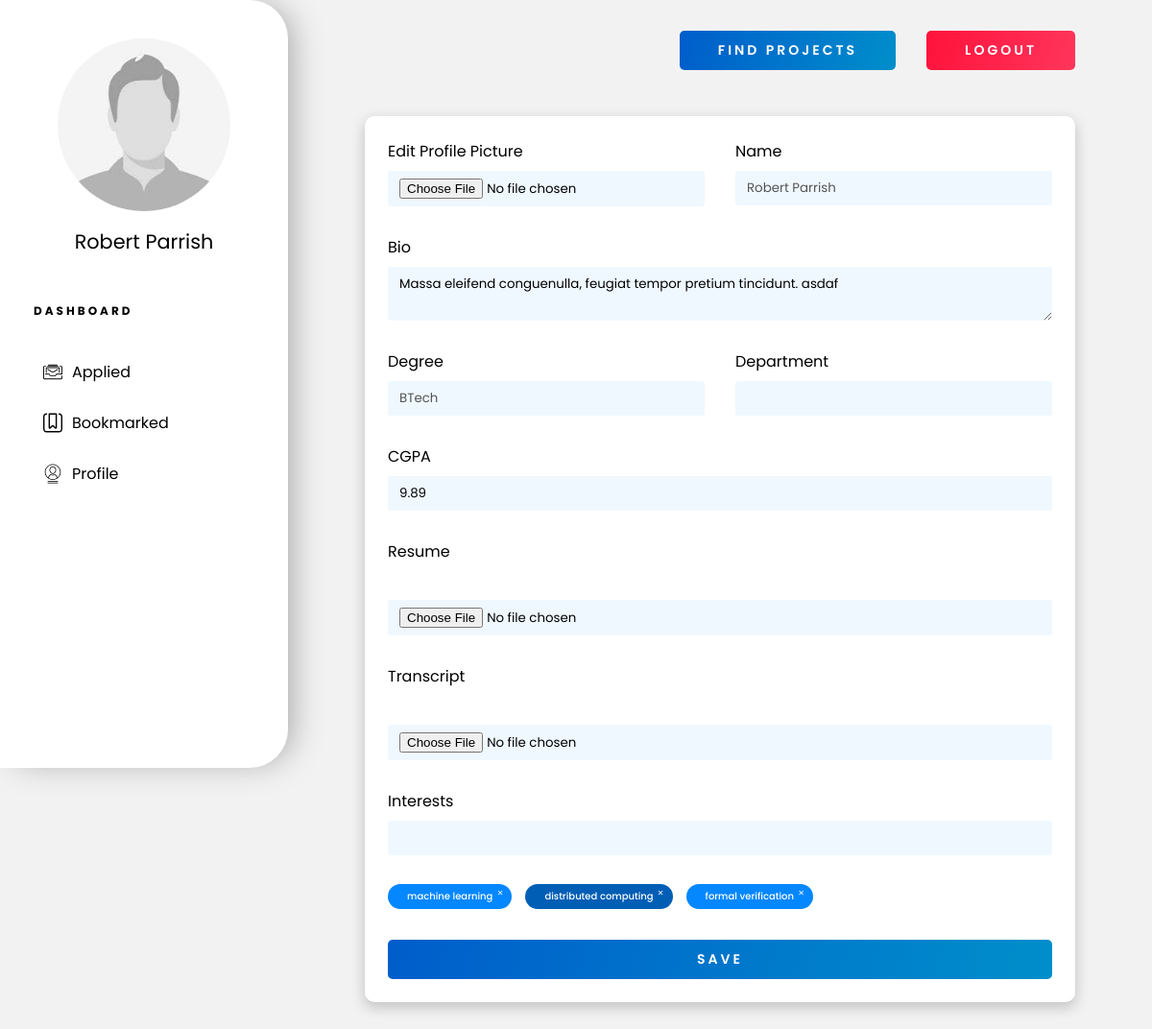
/students/profile/ (signed in), run on an earlier commit of the app's database.
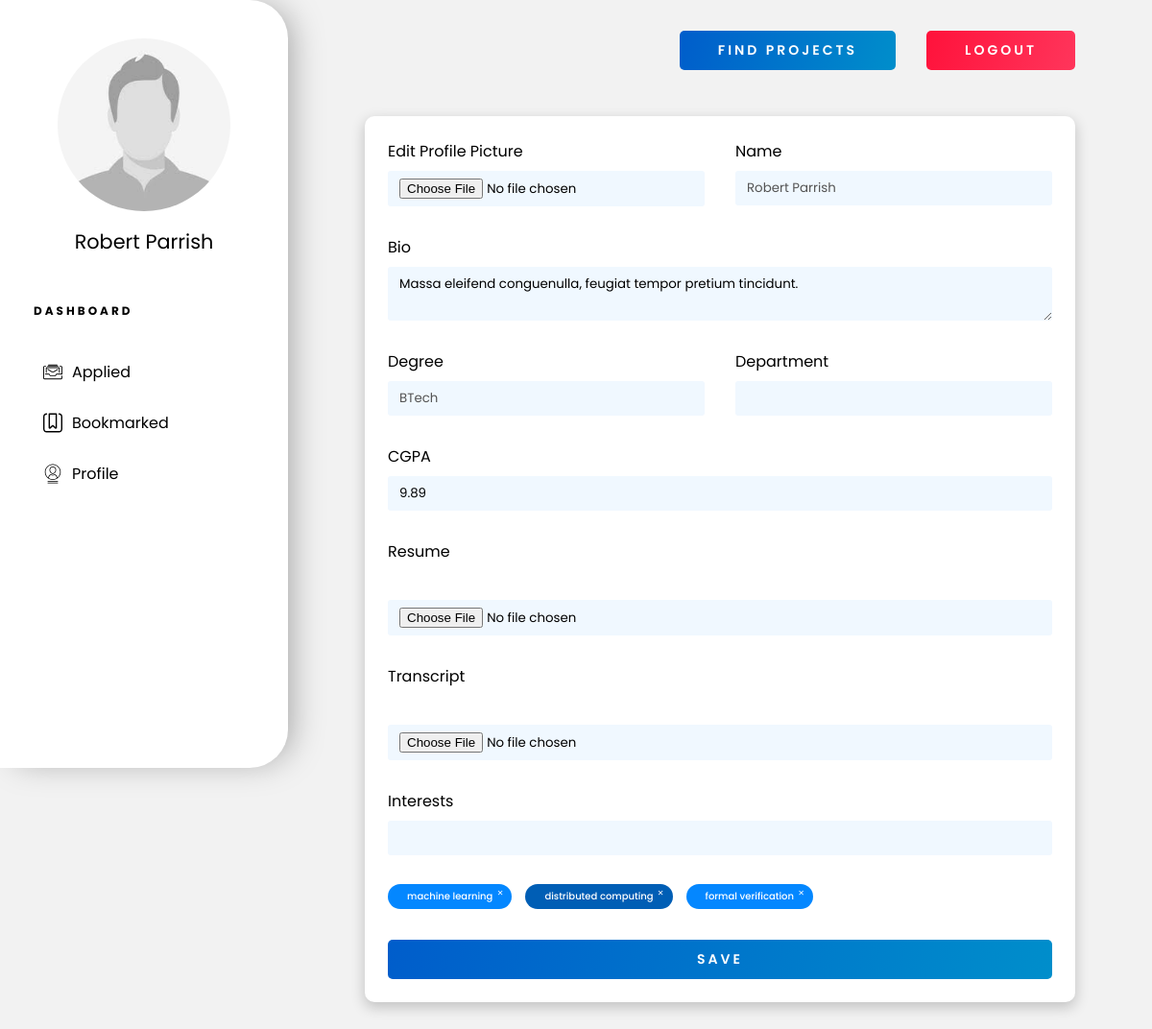
And on a later commit of the database.
### portal/models.py (models this page shows, shortened)
class Student(models.Model):
    user = models.ForeignKey(User, verbose_name=_(
        "Auth User"), on_delete=models.CASCADE)
    bio = models.TextField()
    degree = models.CharField(
        _("Degree"), choices=Degree.choices, max_length=50)
    cv = models.FileField(_("Resume"), upload_to=upload_cv,
                          storage=OverwriteStorage(), null=True)
    transcript = models.FileField(
        _("Transcripts"), upload_to=upload_transcript, storage=OverwriteStorage(), null=True)
    pic = models.FileField(
        _("Profile Pic"), upload_to=upload_pic, null=True, storage=OverwriteStorage(), blank=True)
    noc = models.FileField(
        _("NOC"), upload_to=upload_noc, null=True, storage=OverwriteStorage(), blank=True)
    cgpa = models.FloatField(_("CGPA"), validators=[
                             MaxValueValidator(10)], null=True)
    interests = models.ManyToManyField("Interests")
    class Meta:
        permissions = (('is_student', 'Is Student'),)

class Interests(models.Model):
    research_field = models.CharField(
        _("Research Area of Interest"), max_length=50)

### portal/views.py (the view, shortened to what this page needs)
class StudentViewSet(ModelViewSet):
    queryset = Student.objects.all()
    serializer_class = StudentSerializer
    permission_classes = [permissions.IsAuthenticated]
    @ action(detail=False, methods=['GET'])
    def profile(self, request):
        user = request.user
        student = user.student_set.all()[0]
        serializer = self.get_serializer(student, many=False)
        interest_text = ', '.join([it['research_field']
                                   for it in serializer.data['interests']])
        return render(request, template_name='profile.html', context={'user_data': serializer.data, 'interest_text': interest_text, 'is_student': isStudent(request.user), 'is_prof': isProf(request.user)})

### portal/models.py (called while the page is built)
def isStudent(user):
    return user.has_perm('portal.is_student')

def isProf(user):
    return user.has_perm('portal.is_prof')

### templates/profile.html (shortened to what this page needs)
{% extends 'dashboard-base.html' %}
{% load static %}
{% block content %}
<div class="profile-container">
    {% if is_student %}
    <form id="profile-form" method="PUT" action="/students/{{user_data.id}}/">
        {% elif is_prof %}
        <form id="profile-form" method="PUT" action="/profs/{{user_data.id}}/">
            {% endif %}
            <div class="inline">
                <div style="display: flex; flex-direction: column;">
                    <label for="picture">Edit Profile Picture</label>
                    <input type="file" name="pic" id="picture" onchange="checkJpeg(this)">
                </div>
                <div style="display: flex; flex-direction: column;">
                    <label for="name">Name</label>
                    <input type="text" name="name" id="name" value="{{user_data.user.first_name}} {{user_data.user.last_name}}" disabled>
                </div>
            </div>
            <label for="bio">Bio</label>
            <textarea name="bio" id="bio" cols="30" rows="2">{{user_data.bio}}</textarea>
            {% if not is_prof %}
            <div class="inline">
                <div style="display: flex; flex-direction: column;">
                    <label for="dept">Degree</label>
                    <input type="text" name="dept" id="dept" value="{{user_data.degree}}" disabled>
                </div>
                <div style="display: flex; flex-direction: column;">
                    <label for="dept">Department</label>
                    <input type="text" name="dept" id="dept" value="{{user_data.dept}}" disabled>
                </div>
            </div>
            <label for="cgpa">CGPA</label>
            <input type="text" name="cgpa" id="cgpa" value="{{user_data.cgpa}}">
            <label for="resume">Resume</label>
            <input type="file" name="cv" id="cv" onchange="checkPdf(this)">
            <label for="transcript">Transcript</label>
            <input type="file" name="transcript" id="transcript">
            {% endif %}
            <label for="interests">Interests</label>
            <div class="int-searchbar">
                <input type="text" name="intDummy" autocomplete="off">
            </div>
            <div class="tag-container">
                {% for interest in user_data.interests %}
                <div class="tag" onclick="handleTagDelete(this)">{{interest.research_field}}</div>
                {% endfor %}
            </div>
            <button type="submit" class="btn wide-text bold">Save</button>
        </form>
</div>
{% endblock %}

### templates/dashboard-base.html (shortened to what this page needs)
{% load static %}
<!DOCTYPE html>
<html lang="en">
<head>
    <link rel="stylesheet" href="{% static 'portal/css/master.css' %}">
    <link rel="stylesheet" href="{% static 'portal/css/dashboard.css' %}">
</head>
<body>
    <div class="sidebar-wrapper">
        <img src="/uploads/user_{{user.id}}/pic.jpg" onerror="changePic()" alt="Profile-Picture" class="profile-picture" id="profile-pic">
        <h1 class="name">{{user.first_name}} {{user.last_name}}</h1>
        <h3 class="dashboard-heading wide-text">Dashboard</h3>
        <ul class="dash-nav">
            {% if is_student %}
            <a href="{% url 'applied-projects' %}">
                <li class="dash-links">
                    <img class="dash-icon" src="{% static 'portal/assets/icons/applications.svg' %}">Applied
                </li>
            </a>
            <a href="{% url 'my-projects' %}?bookmarked=true">
                <li class="dash-links">
                    <img class="dash-icon" src="{% static 'portal/assets/icons/bookmark.svg' %}"> Bookmarked
                </li>
            </a>
            <a href="{% url 'student-profile' %}">
                <li class="dash-links">
                    <img class="dash-icon" src="{% static 'portal/assets/icons/profile.svg' %}">Profile
                </li>
            </a>
            {% endif %}
        </ul>
    </div>
    <div class="dashboard-wrapper">
        <div class="top-nav">
            <a href="{% url 'find-projects' %}" class="btn bold wide-text" id="searchBtn">Find Projects</a>
            {% if user.is_authenticated %}
            <a href="{% url 'logout' %}" class="btn btn-red wide-text bold" id="logout-btn">Logout</a>
            {% else %}
            <a href="{% url 'login' %}" class="btn btn-red wide-text bold" id="logout-btn">Login</a>
            {% endif %}
        </div>
        <div class="dashboard-content">
            {% block content %}
            {% endblock %}
        </div>
    </div>
</body>
</html>

### static/portal/css/master.css (style rules this page uses)
* { --primary-blue: linear-gradient(106deg, rgba(0, 93, 203, 1) 0%, rgba(0, 142, 203, 1) 100%); --primary-red: linear-gradient(106deg, rgba(255, 18, 59, 1) 0%, rgba(255, 53, 91, 1) 100%); --bg-grey: #f2f2f2; --sec-blue: #0071da; --crimson-red: #da0041; --bright-blue: #0487ff; box-sizing: border-box; padding: 0; margin: 0; font-family: 'Poppins', sans-serif; }
a { text-decoration: none; }
ul { list-style: none; margin-bottom: 0; }
button { outline: none; border: none; }
.wide-text { letter-spacing: 3px; }
.bold { font-weight: 600; }
.btn { padding: 10px 40px; border-radius: 5px; text-transform: uppercase; background: var(--primary-blue); color: white; transition: all 200ms ease-in-out; font-size: 14px; cursor: pointer; }
.btn-red { background: var(--primary-red); }

### static/portal/css/dashboard.css (style rules this page uses)
* { --dash-width: 300px; }
body { background-color: var(--bg-grey); }
.sidebar-wrapper { display: flex; flex-direction: column; position: fixed; left: 0; top: 0; width: var(--dash-width); height: 100vh; background-color: white; padding: 2.5rem 30px; border-radius: 0 40px 40px 0; -webkit-box-shadow: 10px 0px 35px -8px rgba(0, 0, 0, 0.34); -moz-box-shadow: 10px 0px 35px -8px rgba(0, 0, 0, 0.34); box-shadow: 10px 0px 35px -8px rgba(0, 0, 0, 0.34); }
.profile-picture { align-self: center; width: 180px; border-radius: 5000px; }
.name { margin: 1rem 0 3rem; font-size: 1.3rem; align-self: center; font-weight: 400; }
.dashboard-heading { text-transform: uppercase; font-size: 0.75rem; margin-left: 5px; }
.dash-nav { margin: 2rem 0; list-style: none; }
.dash-nav a { color: black; }
.dash-links { margin-bottom: 0.5rem; padding: 10px 15px; border-radius: 5px; display: flex; font-weight: 400; font-size: 1rem; transition: background-color 50ms ease-in; }
.dash-icon { width: 20px; margin-right : 10px }
.dashboard-wrapper { padding: 2rem 5rem; margin-left: var(--dash-width); }
.top-nav { display: grid; grid-template-columns: 9fr 1fr; margin-bottom: 3rem; align-items: center; gap: 2rem; }
#searchBtn { margin-left: auto; }
.profile-container { padding: 24px; margin: 3rem 0; -webkit-box-shadow: 0px 5px 14px 1px rgba(0, 0, 0, 0.19); -moz-box-shadow: 0px 5px 14px 1px rgba(0, 0, 0, 0.19); box-shadow: 0px 5px 14px 1px rgba(0, 0, 0, 0.19); background-color: white; border-radius: 10px; }
.inline { display: grid; gap: 2rem; grid-template-columns: 1fr 1fr; }
.profile-container form { display: flex; flex-direction: column; }
.profile-container textarea, .profile-container input { margin: 8px 0 30px; border: none; outline: none; border-radius: 3px; width: 100%; background-color: aliceblue; padding: 8px 12px; }
.profile-container form button { margin-top: 1rem; }
.tag-container { margin: 0 0 1rem; display: flex; align-items: center; flex-wrap: wrap; gap: 14px; }
.tag-container .tag { position: relative; border-radius: 500px; background-color: #0487ff; padding: 5px 20px; font-size: 10px; color: white; font-weight: 500; }
.tag-container .tag::after { position: absolute; top: 2px; right: 4px; content: '\2715'; color: white; font-size: 8px; border-radius: 2px; transition: all 200ms ease-in-out; padding: 2px 5px; }
.tag-container .tag:nth-of-type(2n) { background-color: #005EB5; }
.int-searchbar { position: relative; }

What changed in the data, as far as the page shows it:
changed Student: bio "Massa eleifend conguenulla, feugiat tempor pretium tincidunt. asdaf" → "Massa eleifend conguenulla, feugiat tempor pretium tincidunt."
